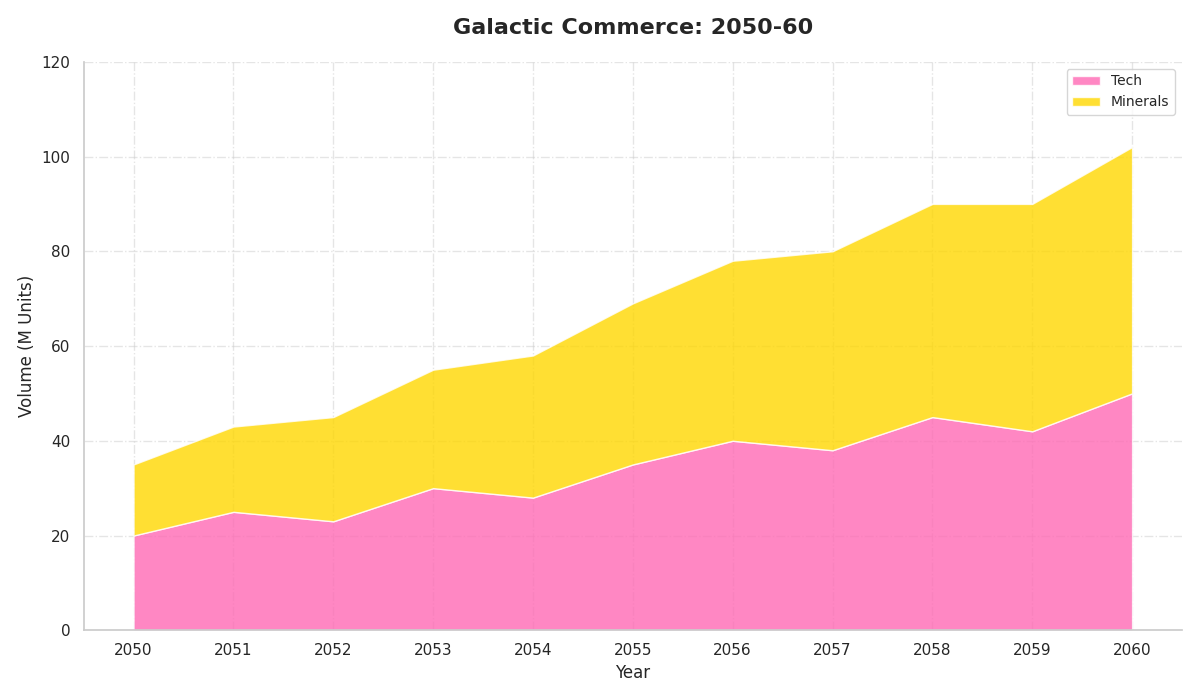

Source code (Python):
import matplotlib.pyplot as plt
import numpy as np

years = np.arange(2050, 2061)

minerals = [20, 25, 23, 30, 28, 35, 40, 38, 45, 42, 50]
tech_devices = [15, 18, 22, 25, 30, 34, 38, 42, 45, 48, 52]

trade_volumes = np.vstack([minerals, tech_devices])

colors = ['#FF69B4', '#FFD700']

fig, ax = plt.subplots(figsize=(12, 7))
ax.stackplot(years, trade_volumes, labels=['Tech', 'Minerals'], colors=colors, alpha=0.8)

ax.set_title("Galactic Commerce: 2050-60", fontsize=16, fontweight='bold', pad=20)
ax.set_xlabel("Year", fontsize=12)
ax.set_ylabel("Volume (M Units)", fontsize=12)

ax.legend(loc='upper right', fontsize=10)

ax.set_xticks(years)
ax.set_yticks(np.arange(0, 121, 20))

ax.grid(True, linestyle='-.', alpha=0.5)

ax.spines['top'].set_visible(False)
ax.spines['right'].set_visible(False)

plt.tight_layout()
plt.show()
